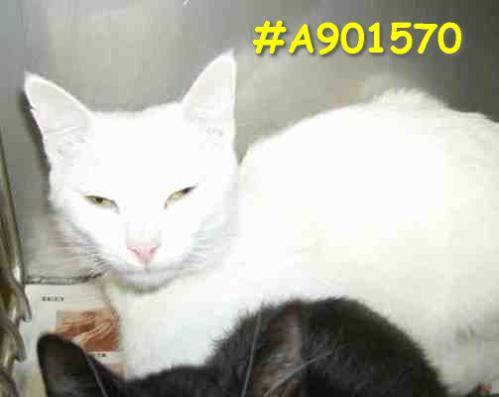
#> input picture Day 4 Course Material/Cat vs Dog Image Classifier/Cat/cat.2446.jpg, 499 x 397 px, found by its file name; its folder holds only this picture in this run
$ python train_model.py
#> lines starting #> are read from the running program, lines starting #| are printed output that depends on the picture
import os
import cv2
import joblib
import numpy as np
from sklearn.linear_model import LogisticRegression


# Dataset path
dataset_path = r"/content/sample_data/ImageDataset"

images = []
labels = []

classes = ["Cat", "Dog"]

IMG_SIZE = 64

for label, folder in enumerate(classes):

    folder_path = os.path.join(dataset_path, folder)

    for file in os.listdir(folder_path):

        img_path = os.path.join(folder_path, file)

        img = cv2.imread(img_path)
#> img is the input picture: shape (397, 499, 3); mean B, G, R 172.6, 182.9, 182.8

        if img is None:
            continue

        img = cv2.resize(img, (IMG_SIZE, IMG_SIZE))
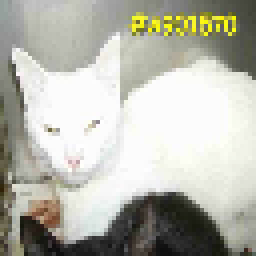
#> img: shape (64, 64, 3) (shown 4 times larger); mean B, G, R 172.4, 182.8, 182.7

        img = img.flatten()
#> img = 12288 values, max 255 at index 1321, min 5 at index 942, mean 179.3
#> (the run stopped early here; a loop or call above may not have finished)
